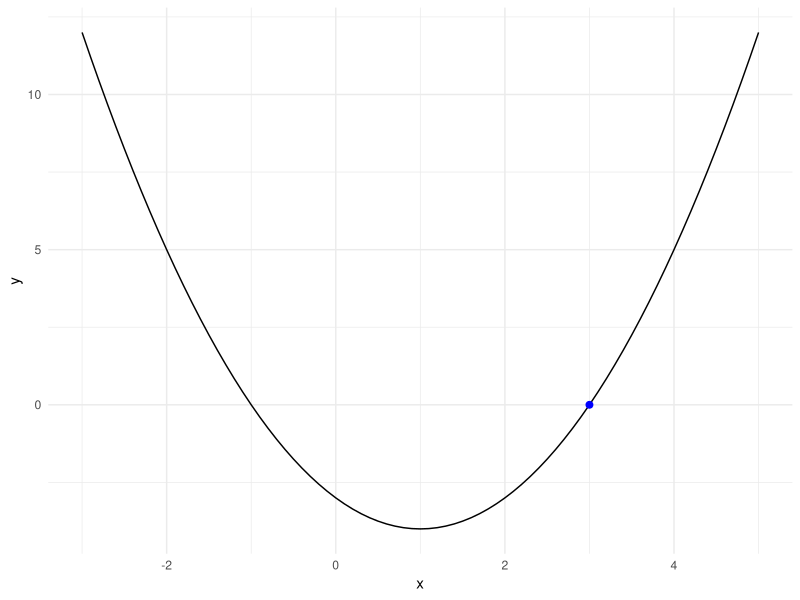
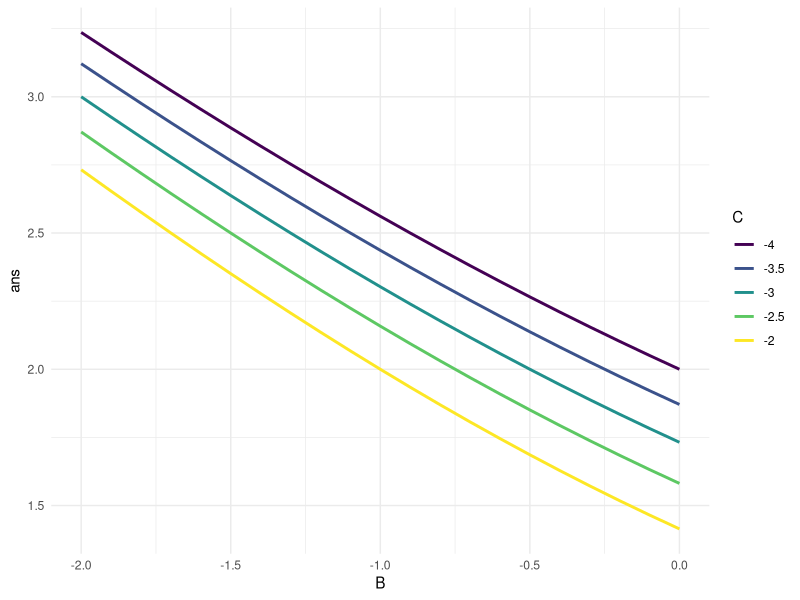

The R script that drew these images, in order:
## ---- chunk 1
options(htmltools.dir.version = FALSE)
knitr::opts_chunk$set( echo = TRUE )
## ---- chunk 2
suppressPackageStartupMessages( library( dplyr ) )
suppressPackageStartupMessages( library( ggplot2 ) )
suppressPackageStartupMessages( library( purrr ) )
suppressPackageStartupMessages( library( microbenchmark ) )
suppressPackageStartupMessages( library( tidyr ) )
## ---- chunk 3
library(dplyr)          # tidyverse
library(ggplot2)        # tidyverse
library(purrr)          # tidyverse
library(microbenchmark) # speed check
library(tidyr)          # tidyverse
## ---- chunk 4
A <- 1 ; B <- -2 ; C <- -3
DF1 <- tibble( x = seq( -3, 5, 0.1 )
             , y = A*x^2 + B*x + C )
head( DF1, 4 )
ans <- ( -B + sqrt( B^2 - 4*A*C ) ) / ( 2 * A )
DF1b <- tibble( x = ans, y = 0 )
ans
## ---- chunk 5
ggplot( DF1, aes( x = x, y = y ) ) +
  geom_line() +
  geom_point( data = DF1b, size = 2, colour = "blue" ) +
  theme_minimal()
## ---- chunk 6
input <- read.csv( "data/MyABC1.csv" )
input
## ---- chunk 7
for ( i in seq_along( input$A ) ) {
    A <- input$A[ i ]
    B <- input$B[ i ]
    C <- input$C[ i ]
    print( sprintf( "A = %8.4f, B = %8.4f, C = %8.4f, x = %8.4f"
                  , A, B, C
                  , ( -B + sqrt( B^2 - 4*A*C ) )
                    / ( 2 * A ) ) )
}
## ---- chunk 8
ans <- numeric( 0 )
for ( i in seq_along( input$A ) ) {
    A <- input$A[ i ]
    B <- input$B[ i ]
    C <- input$C[ i ]
    ans <- c( ans, ( -B + sqrt( B^2 - 4*A*C ) ) / ( 2 * A ) )
}
ans
## ---- chunk 9
ans <- numeric( nrow( input ) )
ans
for ( i in seq_along( input$A ) ) {
    A <- input$A[ i ] ; B <- input$B[ i ] ; C <- input$C[ i ]
    ans[ i ] <- ( -B + sqrt( B^2 - 4*A*C ) ) / ( 2 * A )
}
ans
## ---- chunk 10
cbind( input, tibble( ans = ans ) )
## ---- chunk 11
my_solution <- function( A, B, C ) {
  ( -B + sqrt( B^2 - 4*A*C ) ) / ( 2 * A )
}
my_solution( 1, -2, -3 ) # try it out
## ---- chunk 12
my_many_solutions <- function( A, B, C, solution ) {
  ans <- numeric( length( A ) )
  for ( i in seq_along( A ) ) {
    ans[ i ] <- solution( A[ i ], B[ i ], C[ i ] )
  }
  ans
}
my_many_solutions( input$A, input$B, input$C, my_solution )
## ---- chunk 13
library(purrr)
pmap_dbl( input[ , -1 ], my_solution )
## ---- chunk 14
my_solution( input$A, input$B, input$C )
## ---- chunk 15
my_slow_solution <- function( A, B, C ) {
  Y <- function( X, A, B, C ) { A * X^2 + B * X + C }
  # only one answer at a time
  uniroot( Y, c( 0, 1e6 ), A = A, B = B, C = C, tol = 1e-8 )$root
}
my_slow_solution( 1, -2, -3 )
## ---- chunk 16
options( digits = 1 ) # compact results
library(microbenchmark)
ans <- microbenchmark( 
  loop_slow = my_many_solutions( input$A, input$B, input$C
                               , my_slow_solution )
, pmap_slow = pmap_dbl( input[ , -1 ], my_slow_solution )
, loop_single = my_many_solutions( input$A, input$B, input$C
                                 , my_solution )
, pmap_single = pmap_dbl( input[ , -1 ], my_solution )
, vectorized = my_solution( input$A, input$B, input$C )
)
summary( ans )
## ---- chunk 17
options( digits = 3 )
Bvals <- seq( -2, 0, 0.1 )   # 21 values
Cvals <- seq( -4, -2, 0.5 )  # 5 values
DF2 <- expand.grid( A = 1    # all combinations A/B/C
                  , B = Bvals
                  , C = Cvals
                  )
nrow( DF2 ) # 1 * 5 * 21
head( DF2 )
## ---- chunk 18
DF2$ans <- my_solution( DF2$A, DF2$B, DF2$C ) # 105 answers at once!
head( DF2 )
## ---- chunk 19
DF2$Cgroup <- factor( DF2$C # there are 105 elements...
                    , levels = Cvals # but only 5 discrete values
                    )
head( DF2 )
## ---- chunk 20
library(ggplot2)
ggplot( DF2, aes( x = B, y = ans, colour = Cgroup ) ) +
  geom_line( size = 1 ) +
  scale_color_viridis_d( name = "C" ) +
  theme_minimal()
## ---- chunk 21
library(tidyr)
options( digits = 3 )
DF3 <- (   DF2
       %>% select( A, B, Cgroup, ans )
       %>% spread( Cgroup, ans )
       )
head( DF3 )
